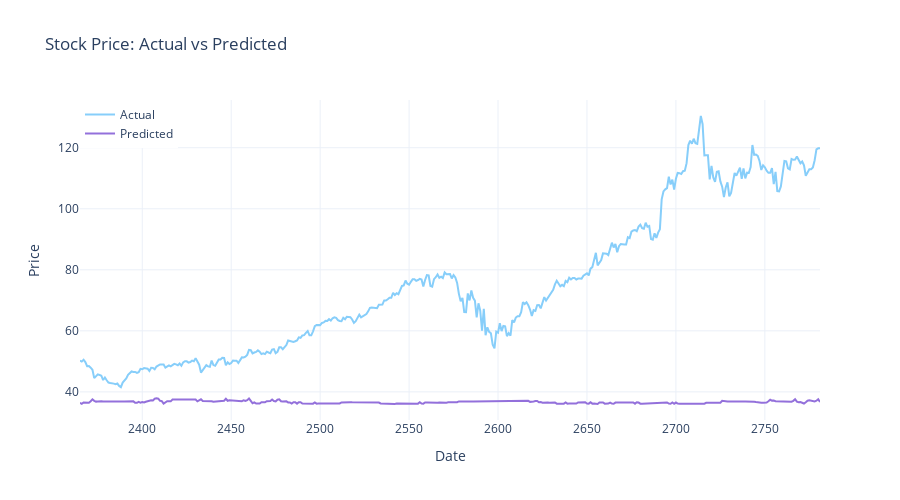

Write notebook code for a chart like this one.
### Code cell
from plotly.subplots import make_subplots
import plotly.graph_objects as go

# Prepare predicted_prices DataFrame
predicted_prices = X_test.copy()
predicted_prices['Predicted'] = y_pred
predicted_prices['Actual'] = y_test.values

# Use the index as Date
predicted_prices = predicted_prices.reset_index()  # moves index to a column called 'index'
predicted_prices.rename(columns={'index': 'Date'}, inplace=True)

# Create figure
fig = make_subplots(rows=1, cols=1)

# True prices
fig.add_trace(go.Scatter(
    x=predicted_prices['Date'],
    y=predicted_prices['Actual'],
    name='Actual',
    mode='lines',
    line=dict(color='LightSkyBlue')
))

# Predicted prices
fig.add_trace(go.Scatter(
    x=predicted_prices['Date'],
    y=predicted_prices['Predicted'],
    name='Predicted',
    mode='lines',
    line=dict(color='MediumPurple')
))

# Layout
fig.update_layout(
    title="Stock Price: Actual vs Predicted",
    xaxis_title="Date",
    yaxis_title="Price",
    legend=dict(x=0, y=1),
    template="plotly_white",
    width=900,
    height=500
)

fig.show()

### Figure 1 — Plotly figure (JSON) as saved in the notebook; plotly's stock layout.template omitted (floating-point values rounded to 4 significant figures; data arrays with more than 128 entries replaced by an {"elided": "..."} marker saying what was removed)
{"data": [{"line": {"color": "LightSkyBlue"}, "mode": "lines", "name": "Actual", "type": "scatter", "x": {"elided": "417 int values"}, "y": {"elided": "417 float values"}}, {"line": {"color": "MediumPurple"}, "mode": "lines", "name": "Predicted", "type": "scatter", "x": {"elided": "417 int values"}, "y": {"elided": "417 float values"}}], "layout": {"height": 500, "legend": {"x": 0, "y": 1}, "title": {"text": "Stock Price: Actual vs Predicted"}, "width": 900, "xaxis": {"anchor": "y", "domain": [0, 1], "title": {"text": "Date"}}, "yaxis": {"anchor": "x", "domain": [0, 1], "title": {"text": "Price"}}}}
